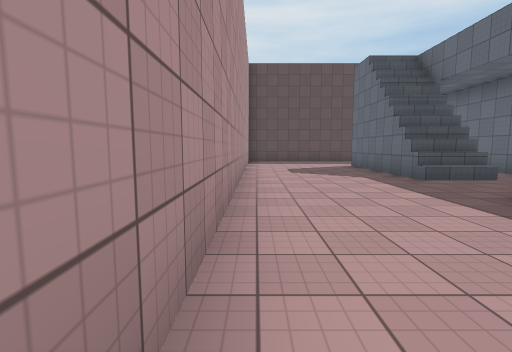
view 1 (above)

24 first-person views from a walk through a scene from a Unity 3-D project. The camera is 1.4 m above the floor, tilts 6° down and sees 85° across. The floor is counted in squares, 2 m on a side. Each view is taken from the middle of a square. On the plan, view 1 faces up. The plan holds only what a view shows up to about 9 squares ahead; the rest is blank. The place goes on beyond the plan. The player character is not drawn. Surface patterns are stand-ins for the level's own textures.

view 2
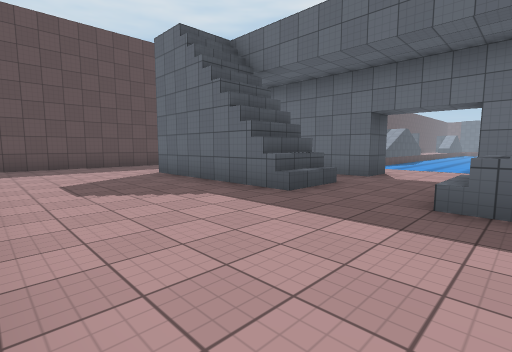

view 3
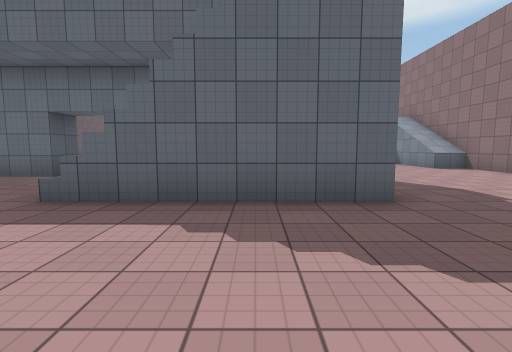

view 4
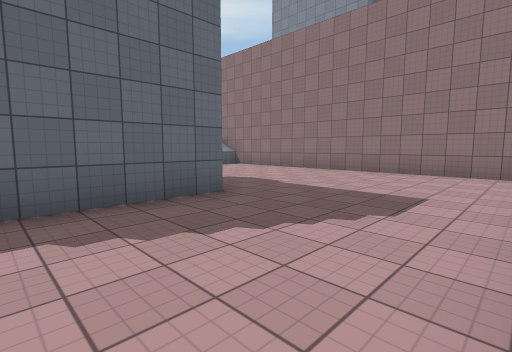

view 5
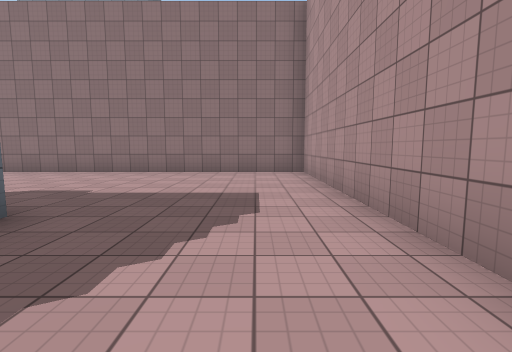

view 6
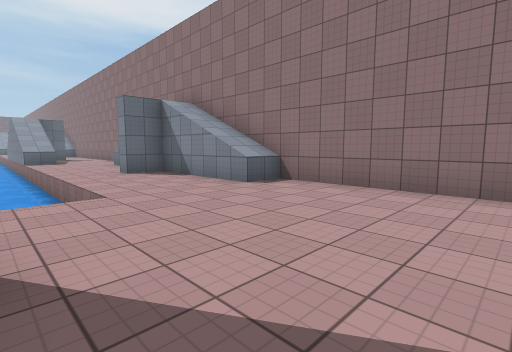

view 7
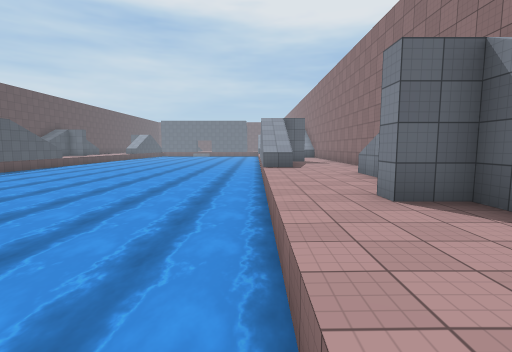

view 8
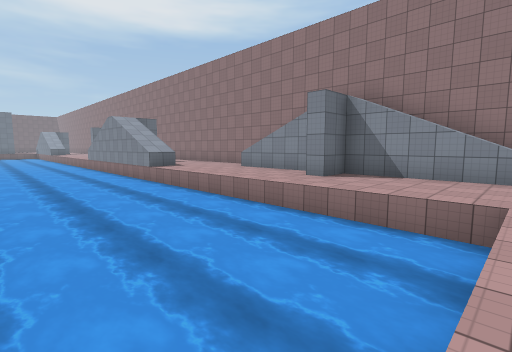

view 9
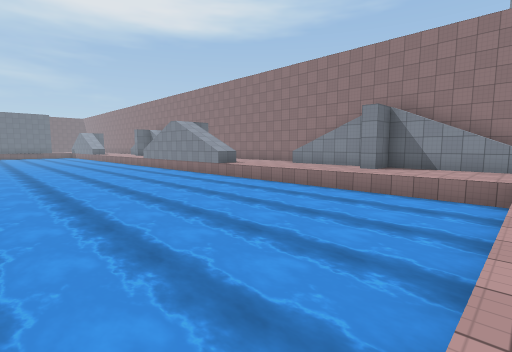

view 10
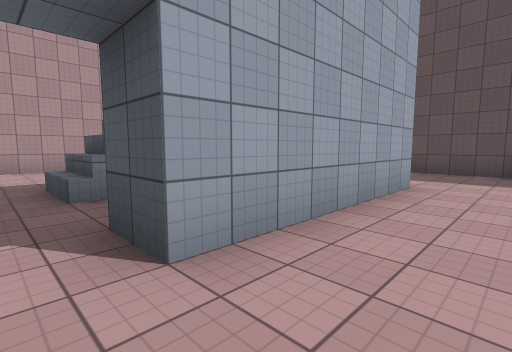

view 11
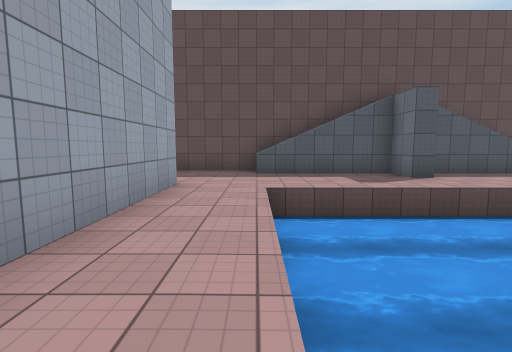

view 12
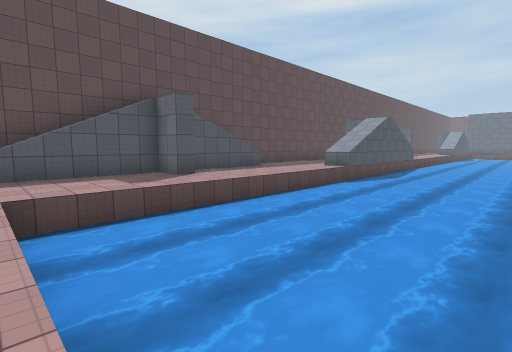

view 13
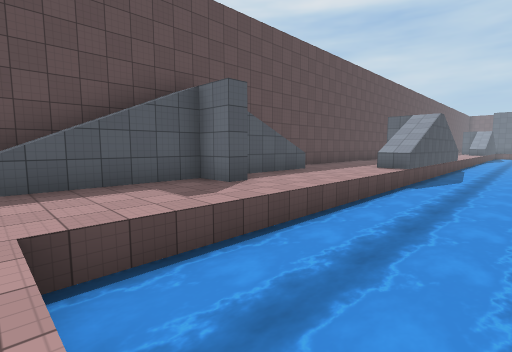

view 14
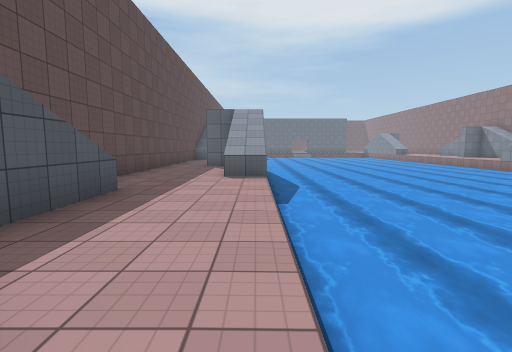

view 15
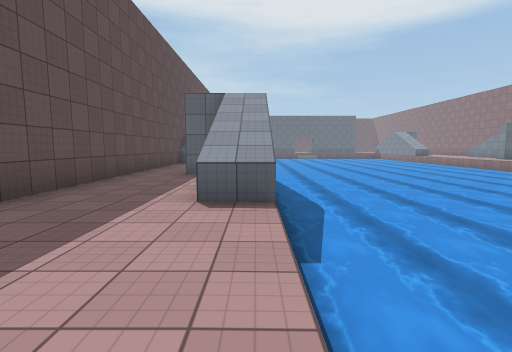

view 16
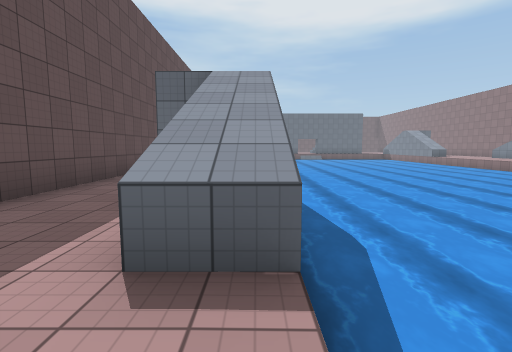

view 17
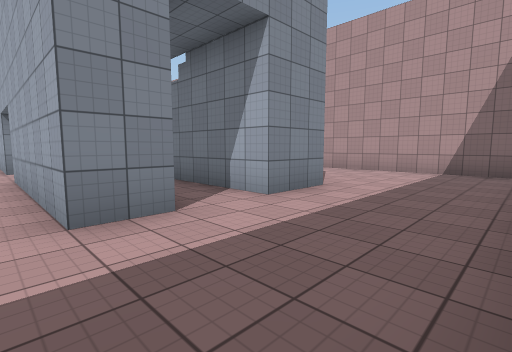

view 18
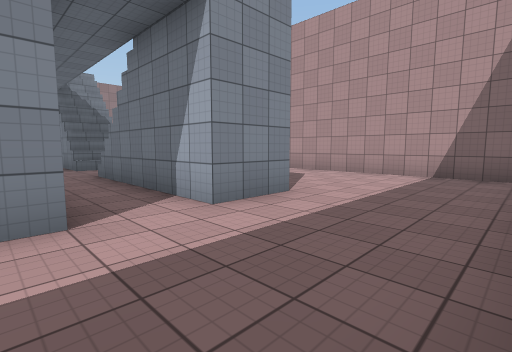

view 19
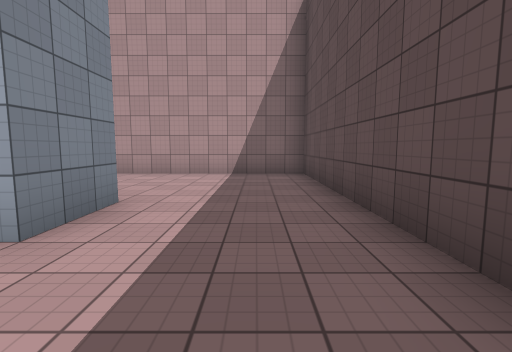

view 20
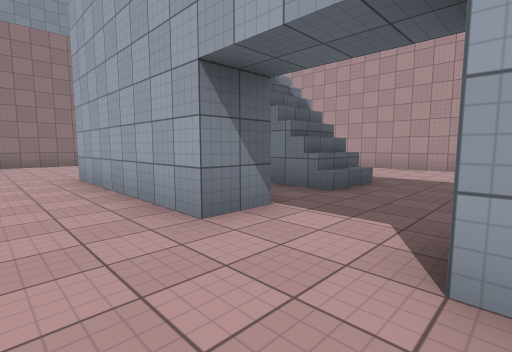

view 21
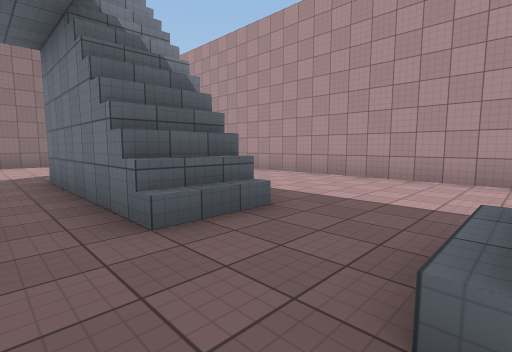

view 22
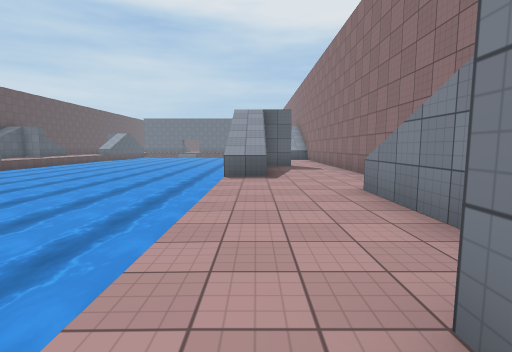

view 23
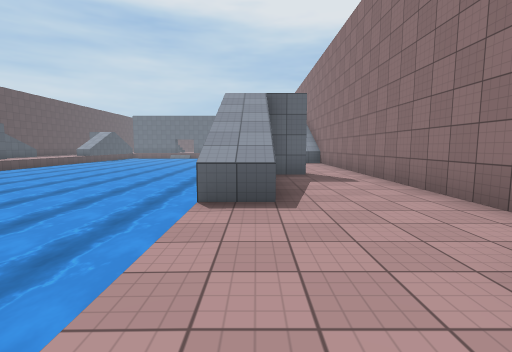

view 24
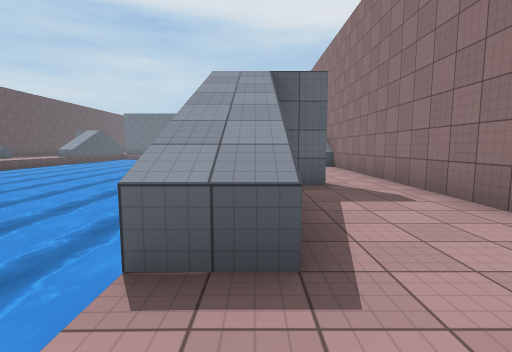

### Floor plan
Key: @ floor where view 1 was taken; # wall or solid block; . floor; ≈ water the walk keeps out of; ^ raised ledge.
Columns run from 1 left of view 1 to 26 right of it. Each row starts with its distance up from view 1.
 14 ###########        #########
 13 #.........########........
 12 #.............#...........
 11 #......................#
 10 #....##.#...........#
  9 #....##.#..≈≈≈≈≈≈≈≈≈≈≈≈≈≈≈≈
  8 #....##.#..≈≈≈≈≈≈≈≈≈≈≈≈≈≈≈≈≈
  7 #....##.#..≈≈≈≈≈≈≈≈≈≈≈≈≈≈≈≈≈
  6 #....^^.#..≈≈≈≈≈≈≈≈≈≈≈≈≈≈≈≈≈
  5 #.......... ≈≈≈≈≈≈≈≈≈≈≈≈≈≈≈≈
  4 #..........≈≈≈≈≈≈≈≈≈≈≈≈≈≈≈≈≈
  3 #....##.#..≈≈≈≈≈≈≈≈≈≈≈≈≈≈≈≈≈
  2 #....##.#..≈≈≈≈≈≈≈≈≈≈≈≈≈≈≈≈≈
  1 #....##.#..≈≈≈≈≈≈≈≈≈≈≈≈≈≈≈≈
  0 #@...##.#..≈≈≈≈≈≈≈≈≈≈≈≈≈≈≈
 -1 #..........≈≈≈≈≈≈≈≈≈≈≈≈≈≈≈
 -2 #..........≈≈≈≈≈≈≈≈≈≈≈≈≈
 -3 #...................#  #
 -4 #.............#........#
 -5 #.........^#######.........
 -6 ############       #########

Positions as (right, up) in squares from view 1, and headings:
1: (0, 0), facing up
2: (0, 3), facing up-right
3: (0, 1), facing right
4: (0, 2), facing down-right
5: (1, 2), facing down
6: (5, -1), facing down-right
7: (9, -2), facing right
8: (9, 2), facing down-right
9: (9, 5), facing down-right
10: (9, 5), facing up-left
11: (9, 5), facing up
12: (9, 5), facing up-right
13: (9, 7), facing up-right
14: (12, 10), facing right
15: (15, 10), facing right
16: (17, 10), facing right
17: (8, 13), facing down-left
18: (7, 13), facing down-left
19: (7, 12), facing left
20: (9, 6), facing down-left
21: (6, 6), facing down-left
22: (12, -3), facing right
23: (15, -3), facing right
24: (17, -3), facing right
